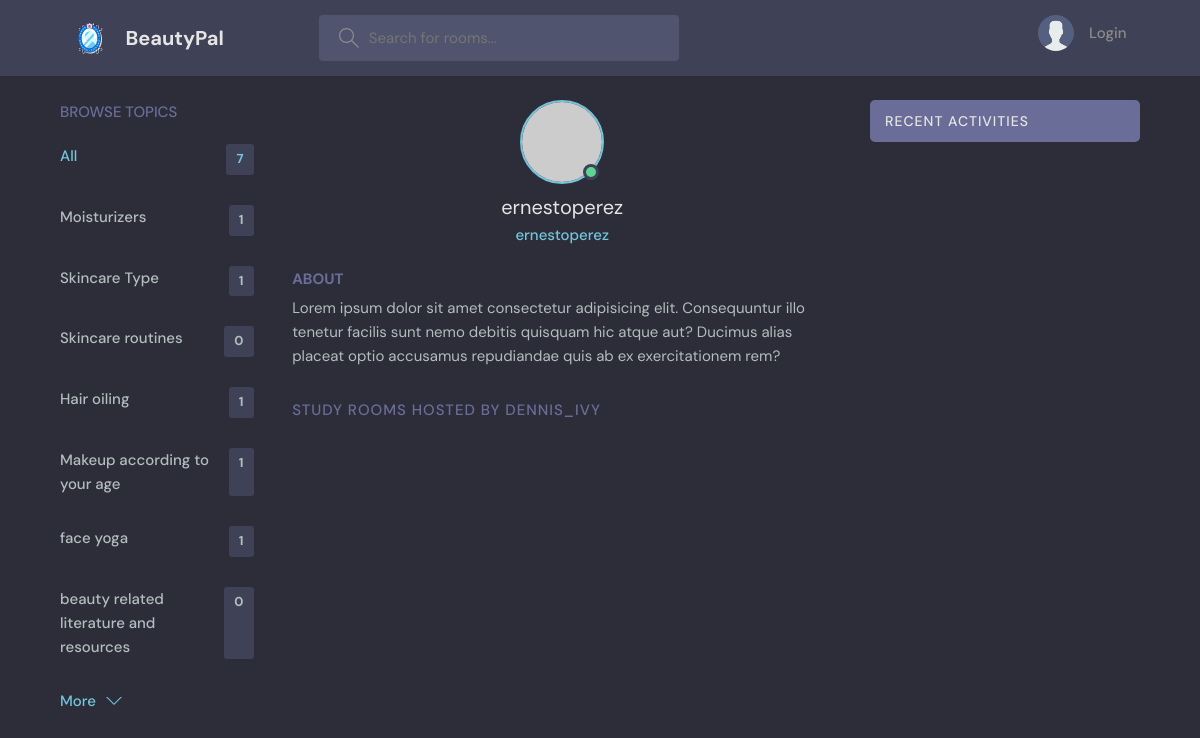
The page /profile/6/ on the database as committed earlier.
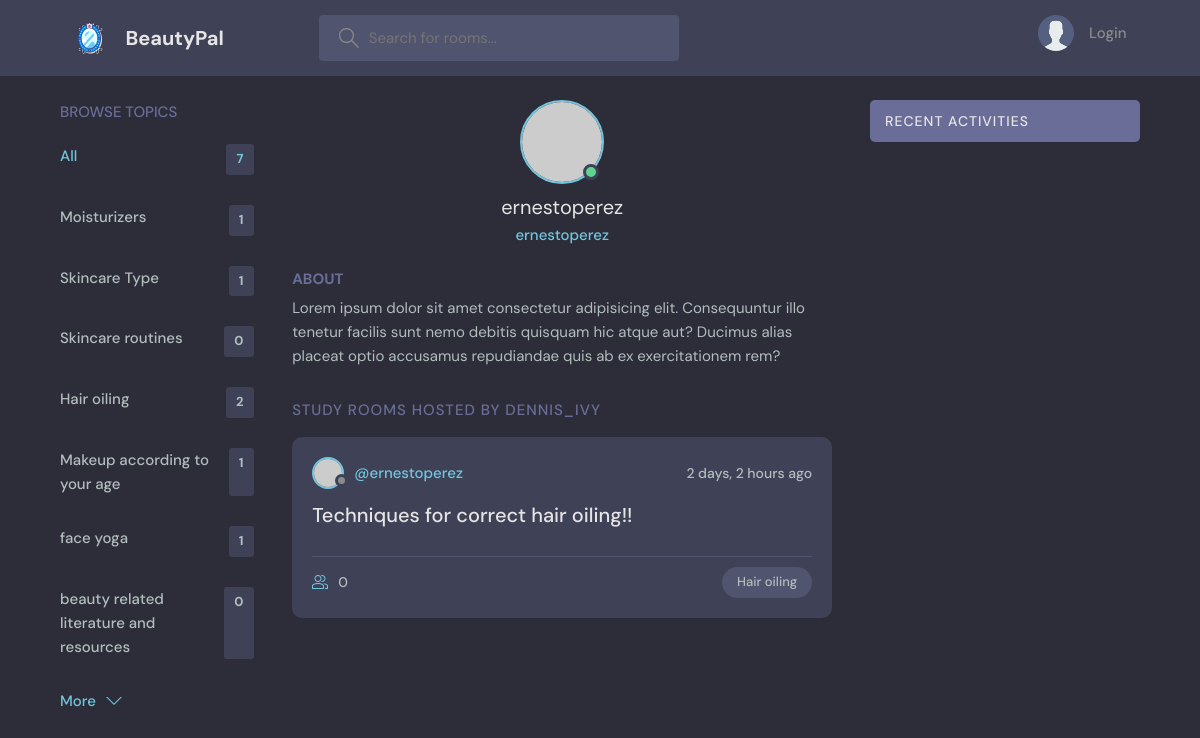
The same page on the database as committed later.
### beautypal/models.py (models this page shows, shortened)
class Topic(models.Model):
    name = models.CharField(max_length=200)

class Room(models.Model):
    host = models.ForeignKey(User, on_delete= models.SET_NULL, null = True)
    topic = models.ForeignKey(Topic, on_delete= models.SET_NULL, null = True)
    name = models.CharField(max_length=200)
    description = models.TextField(null=True, blank=True)
    participants = models.ManyToManyField(User, related_name='participants', blank = True)
    updated = models.DateTimeField(auto_now=True)
    created = models.DateTimeField(auto_now_add=True)
    class Meta:
        ordering = [ '-updated', '-created']

### beautypal/views.py (the view)
# urls.py: path('profile/<str:pk>/', views.userProfile, name="user-profile"),
def userProfile(request, pk):
    user = User.objects.get(id=pk)
    rooms = user.room_set.all()
    room_messages = user.message_set.all()
    topics = Topic.objects.all()
    context = {'user': user, 'rooms': rooms,
               'room_messages': room_messages, 'topics': topics}
    return render(request, 'beautypal/profile.html', context)

### beautypal/templates/beautypal/profile.html (shortened to what this page needs)
{% extends 'main.html' %}
{% block content %}
<main class="profile-page layout layout--3">
  <div class="container">
    {% include 'beautypal/topics_component.html' %}
    <div class="roomList">
      <div class="profile">
        <div class="profile__avatar">
          <div class="avatar avatar--large active">
            <img src="https://randomuser.me/api/portraits/men/11.jpg" />
          </div>
        </div>
        <div class="profile__info">
          <h3>{{user.username}}</h3>
          <p>{{user.username}}</p>
        </div>
        <div class="profile__about">
          <h3>About</h3>
          <p>
            Lorem ipsum dolor sit amet consectetur adipisicing elit. Consequuntur illo tenetur
            facilis sunt nemo debitis quisquam hic atque aut? Ducimus alias placeat optio
            accusamus repudiandae quis ab ex exercitationem rem?
          </p>
        </div>
      </div>
      <div class="roomList__header">
        <div>
          <h2>Study Rooms Hosted by dennis_ivy</a>
          </h2>
        </div>
      </div>
      {% include 'beautypal/feed_component.html' %}
    </div>
    {% include 'beautypal/activity_component.html' %}
  </div>
</main>
{% endblock content %}

### beautypal/templates/beautypal/topics_component.html
<div class="topics">
    <div class="topics__header">
        <h2>Browse Topics</h2>
    </div>
    <ul class="topics__list">
        <li>
            <a href="{% url 'home' %}" class="active">All <span>{{topics.count}}</span></a>
        </li>
        {% for topic in topics %}
        <li>
            <a href="{% url 'home' %}?q={{topic.name}}">{{topic.name}}<span>{{topic.room_set.all.count}}</span></a>
        </li>
        {% endfor %}
    </ul>
    <a class="btn btn--link" href="{% url 'topics' %}">
        More
        <svg version="1.1" xmlns="http://www.w3.org/2000/svg" width="32" height="32" viewBox="0 0 32 32">
            <title>chevron-down</title>
            <path d="M16 21l-13-13h-3l16 16 16-16h-3l-13 13z"></path>
        </svg>
    </a>
</div>

### beautypal/templates/beautypal/feed_component.html (shortened to what this page needs)
{% for room in rooms %}
<div class="roomListRoom">
    <div class="roomListRoom__header">
        <a href="{% url 'user-profile' room.host.id %}" class="roomListRoom__author">
            <div class="avatar avatar--small">
                <img src="https://randomuser.me/api/portraits/women/11.jpg" />
            </div>
            <span>@{{room.host.username}}</span>
        </a>
        <div class="roomListRoom__actions">
            <span>{{room.created|timesince}} ago</span>
        </div>
    </div>
    <div class="roomListRoom__content">
        <a href="{% url 'room' room.id %}">{{room.name}}</a>
    </div>
    <div class="roomListRoom__meta">
        <a href="{% url 'room' room.id %}"class="roomListRoom__joined">
            {{room.participants.all.count}}
        </a>
        <p class="roomListRoom__topic">{{room.topic.name}}</p>
    </div>
</div>
{% endfor %}

Rows that differ between the two databases and show on the page:
computed for Topic "Hair oiling": room_set.all.count "1" → "2"
added Room: host.username "ernestoperez", created "2 days, 2 hours", name "Techniques for correct hair oiling!!", participants.all.count "0", topic.name "Hair oiling"
